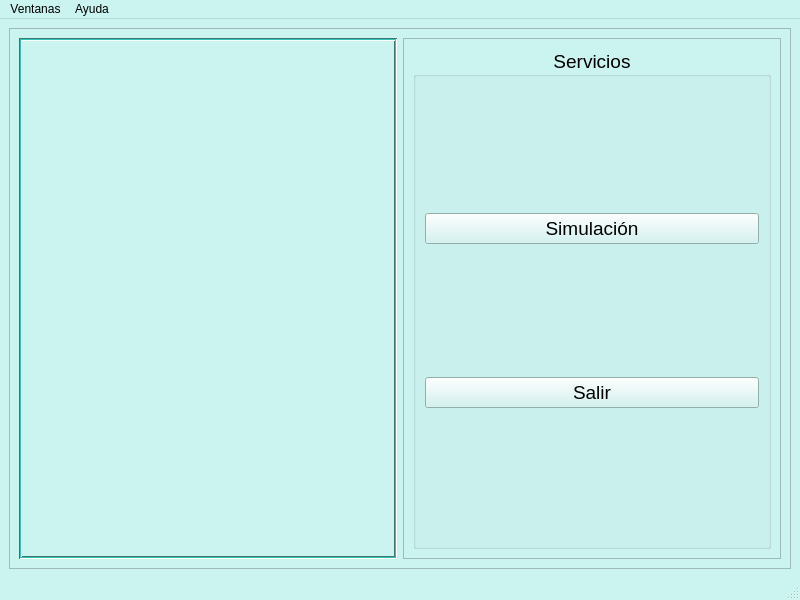
<?xml version="1.0" encoding="UTF-8"?>
<ui version="4.0">
 <class>MainWindow</class>
 <widget class="QMainWindow" name="MainWindow">
  <property name="geometry">
   <rect>
    <x>0</x>
    <y>0</y>
    <width>800</width>
    <height>600</height>
   </rect>
  </property>
  <property name="palette">
   <palette>
    <active>
     <colorrole role="WindowText">
      <brush brushstyle="SolidPattern">
       <color alpha="255">
        <red>0</red>
        <green>0</green>
        <blue>0</blue>
       </color>
      </brush>
     </colorrole>
     <colorrole role="Button">
      <brush brushstyle="SolidPattern">
       <color alpha="255">
        <red>203</red>
        <green>243</green>
        <blue>240</blue>
       </color>
      </brush>
     </colorrole>
     <colorrole role="Light">
      <brush brushstyle="SolidPattern">
       <color alpha="255">
        <red>255</red>
        <green>255</green>
        <blue>255</blue>
       </color>
      </brush>
     </colorrole>
     <colorrole role="Midlight">
      <brush brushstyle="SolidPattern">
       <color alpha="255">
        <red>203</red>
        <green>243</green>
        <blue>240</blue>
       </color>
      </brush>
     </colorrole>
     <colorrole role="Dark">
      <brush brushstyle="SolidPattern">
       <color alpha="255">
        <red>64</red>
        <green>117</green>
        <blue>113</blue>
       </color>
      </brush>
     </colorrole>
     <colorrole role="Mid">
      <brush brushstyle="SolidPattern">
       <color alpha="255">
        <red>46</red>
        <green>196</green>
        <blue>182</blue>
       </color>
      </brush>
     </colorrole>
     <colorrole role="Text">
      <brush brushstyle="SolidPattern">
       <color alpha="255">
        <red>0</red>
        <green>0</green>
        <blue>0</blue>
       </color>
      </brush>
     </colorrole>
     <colorrole role="BrightText">
      <brush brushstyle="SolidPattern">
       <color alpha="255">
        <red>255</red>
        <green>255</green>
        <blue>255</blue>
       </color>
      </brush>
     </colorrole>
     <colorrole role="ButtonText">
      <brush brushstyle="SolidPattern">
       <color alpha="255">
        <red>0</red>
        <green>0</green>
        <blue>0</blue>
       </color>
      </brush>
     </colorrole>
     <colorrole role="Base">
      <brush brushstyle="SolidPattern">
       <color alpha="255">
        <red>255</red>
        <green>255</green>
        <blue>255</blue>
       </color>
      </brush>
     </colorrole>
     <colorrole role="Window">
      <brush brushstyle="SolidPattern">
       <color alpha="255">
        <red>203</red>
        <green>243</green>
        <blue>240</blue>
       </color>
      </brush>
     </colorrole>
     <colorrole role="Shadow">
      <brush brushstyle="SolidPattern">
       <color alpha="255">
        <red>52</red>
        <green>58</green>
        <blue>64</blue>
       </color>
      </brush>
     </colorrole>
     <colorrole role="Highlight">
      <brush brushstyle="SolidPattern">
       <color alpha="255">
        <red>2</red>
        <green>196</green>
        <blue>183</blue>
       </color>
      </brush>
     </colorrole>
     <colorrole role="AlternateBase">
      <brush brushstyle="SolidPattern">
       <color alpha="255">
        <red>209</red>
        <green>247</green>
        <blue>244</blue>
       </color>
      </brush>
     </colorrole>
     <colorrole role="ToolTipBase">
      <brush brushstyle="SolidPattern">
       <color alpha="255">
        <red>255</red>
        <green>255</green>
        <blue>220</blue>
       </color>
      </brush>
     </colorrole>
     <colorrole role="ToolTipText">
      <brush brushstyle="SolidPattern">
       <color alpha="255">
        <red>0</red>
        <green>0</green>
        <blue>0</blue>
       </color>
      </brush>
     </colorrole>
     <colorrole role="PlaceholderText">
      <brush brushstyle="SolidPattern">
       <color alpha="128">
        <red>0</red>
        <green>0</green>
        <blue>0</blue>
       </color>
      </brush>
     </colorrole>
    </active>
    <inactive>
     <colorrole role="WindowText">
      <brush brushstyle="SolidPattern">
       <color alpha="255">
        <red>0</red>
        <green>0</green>
        <blue>0</blue>
       </color>
      </brush>
     </colorrole>
     <colorrole role="Button">
      <brush brushstyle="SolidPattern">
       <color alpha="255">
        <red>203</red>
        <green>243</green>
        <blue>240</blue>
       </color>
      </brush>
     </colorrole>
     <colorrole role="Light">
      <brush brushstyle="SolidPattern">
       <color alpha="255">
        <red>255</red>
        <green>255</green>
        <blue>255</blue>
       </color>
      </brush>
     </colorrole>
     <colorrole role="Midlight">
      <brush brushstyle="SolidPattern">
       <color alpha="255">
        <red>203</red>
        <green>243</green>
        <blue>240</blue>
       </color>
      </brush>
     </colorrole>
     <colorrole role="Dark">
      <brush brushstyle="SolidPattern">
       <color alpha="255">
        <red>64</red>
        <green>117</green>
        <blue>113</blue>
       </color>
      </brush>
     </colorrole>
     <colorrole role="Mid">
      <brush brushstyle="SolidPattern">
       <color alpha="255">
        <red>46</red>
        <green>196</green>
        <blue>182</blue>
       </color>
      </brush>
     </colorrole>
     <colorrole role="Text">
      <brush brushstyle="SolidPattern">
       <color alpha="255">
        <red>0</red>
        <green>0</green>
        <blue>0</blue>
       </color>
      </brush>
     </colorrole>
     <colorrole role="BrightText">
      <brush brushstyle="SolidPattern">
       <color alpha="255">
        <red>255</red>
        <green>255</green>
        <blue>255</blue>
       </color>
      </brush>
     </colorrole>
     <colorrole role="ButtonText">
      <brush brushstyle="SolidPattern">
       <color alpha="255">
        <red>0</red>
        <green>0</green>
        <blue>0</blue>
       </color>
      </brush>
     </colorrole>
     <colorrole role="Base">
      <brush brushstyle="SolidPattern">
       <color alpha="255">
        <red>255</red>
        <green>255</green>
        <blue>255</blue>
       </color>
      </brush>
     </colorrole>
     <colorrole role="Window">
      <brush brushstyle="SolidPattern">
       <color alpha="255">
        <red>203</red>
        <green>243</green>
        <blue>240</blue>
       </color>
      </brush>
     </colorrole>
     <colorrole role="Shadow">
      <brush brushstyle="SolidPattern">
       <color alpha="255">
        <red>52</red>
        <green>58</green>
        <blue>64</blue>
       </color>
      </brush>
     </colorrole>
     <colorrole role="Highlight">
      <brush brushstyle="SolidPattern">
       <color alpha="255">
        <red>2</red>
        <green>196</green>
        <blue>183</blue>
       </color>
      </brush>
     </colorrole>
     <colorrole role="AlternateBase">
      <brush brushstyle="SolidPattern">
       <color alpha="255">
        <red>209</red>
        <green>247</green>
        <blue>244</blue>
       </color>
      </brush>
     </colorrole>
     <colorrole role="ToolTipBase">
      <brush brushstyle="SolidPattern">
       <color alpha="255">
        <red>255</red>
        <green>255</green>
        <blue>220</blue>
       </color>
      </brush>
     </colorrole>
     <colorrole role="ToolTipText">
      <brush brushstyle="SolidPattern">
       <color alpha="255">
        <red>0</red>
        <green>0</green>
        <blue>0</blue>
       </color>
      </brush>
     </colorrole>
     <colorrole role="PlaceholderText">
      <brush brushstyle="SolidPattern">
       <color alpha="128">
        <red>0</red>
        <green>0</green>
        <blue>0</blue>
       </color>
      </brush>
     </colorrole>
    </inactive>
    <disabled>
     <colorrole role="WindowText">
      <brush brushstyle="SolidPattern">
       <color alpha="255">
        <red>64</red>
        <green>117</green>
        <blue>113</blue>
       </color>
      </brush>
     </colorrole>
     <colorrole role="Button">
      <brush brushstyle="SolidPattern">
       <color alpha="255">
        <red>203</red>
        <green>243</green>
        <blue>240</blue>
       </color>
      </brush>
     </colorrole>
     <colorrole role="Light">
      <brush brushstyle="SolidPattern">
       <color alpha="255">
        <red>255</red>
        <green>255</green>
        <blue>255</blue>
       </color>
      </brush>
     </colorrole>
     <colorrole role="Midlight">
      <brush brushstyle="SolidPattern">
       <color alpha="255">
        <red>203</red>
        <green>243</green>
        <blue>240</blue>
       </color>
      </brush>
     </colorrole>
     <colorrole role="Dark">
      <brush brushstyle="SolidPattern">
       <color alpha="255">
        <red>64</red>
        <green>117</green>
        <blue>113</blue>
       </color>
      </brush>
     </colorrole>
     <colorrole role="Mid">
      <brush brushstyle="SolidPattern">
       <color alpha="255">
        <red>46</red>
        <green>196</green>
        <blue>182</blue>
       </color>
      </brush>
     </colorrole>
     <colorrole role="Text">
      <brush brushstyle="SolidPattern">
       <color alpha="255">
        <red>64</red>
        <green>117</green>
        <blue>113</blue>
       </color>
      </brush>
     </colorrole>
     <colorrole role="BrightText">
      <brush brushstyle="SolidPattern">
       <color alpha="255">
        <red>255</red>
        <green>255</green>
        <blue>255</blue>
       </color>
      </brush>
     </colorrole>
     <colorrole role="ButtonText">
      <brush brushstyle="SolidPattern">
       <color alpha="255">
        <red>64</red>
        <green>117</green>
        <blue>113</blue>
       </color>
      </brush>
     </colorrole>
     <colorrole role="Base">
      <brush brushstyle="SolidPattern">
       <color alpha="255">
        <red>203</red>
        <green>243</green>
        <blue>240</blue>
       </color>
      </brush>
     </colorrole>
     <colorrole role="Window">
      <brush brushstyle="SolidPattern">
       <color alpha="255">
        <red>203</red>
        <green>243</green>
        <blue>240</blue>
       </color>
      </brush>
     </colorrole>
     <colorrole role="Shadow">
      <brush brushstyle="SolidPattern">
       <color alpha="255">
        <red>52</red>
        <green>58</green>
        <blue>64</blue>
       </color>
      </brush>
     </colorrole>
     <colorrole role="Highlight">
      <brush brushstyle="SolidPattern">
       <color alpha="255">
        <red>0</red>
        <green>120</green>
        <blue>215</blue>
       </color>
      </brush>
     </colorrole>
     <colorrole role="AlternateBase">
      <brush brushstyle="SolidPattern">
       <color alpha="255">
        <red>209</red>
        <green>247</green>
        <blue>244</blue>
       </color>
      </brush>
     </colorrole>
     <colorrole role="ToolTipBase">
      <brush brushstyle="SolidPattern">
       <color alpha="255">
        <red>255</red>
        <green>255</green>
        <blue>220</blue>
       </color>
      </brush>
     </colorrole>
     <colorrole role="ToolTipText">
      <brush brushstyle="SolidPattern">
       <color alpha="255">
        <red>0</red>
        <green>0</green>
        <blue>0</blue>
       </color>
      </brush>
     </colorrole>
     <colorrole role="PlaceholderText">
      <brush brushstyle="SolidPattern">
       <color alpha="128">
        <red>0</red>
        <green>0</green>
        <blue>0</blue>
       </color>
      </brush>
     </colorrole>
    </disabled>
   </palette>
  </property>
  <property name="windowTitle">
   <string>MainWindow</string>
  </property>
  <widget class="QWidget" name="centralwidget">
   <layout class="QGridLayout" name="gridLayout_3">
    <item row="0" column="0">
     <widget class="QFrame" name="frameGeneral">
      <property name="frameShape">
       <enum>QFrame::StyledPanel</enum>
      </property>
      <property name="frameShadow">
       <enum>QFrame::Raised</enum>
      </property>
      <layout class="QGridLayout" name="gridLayout_5">
       <item row="0" column="0">
        <widget class="QFrame" name="frame_izquierda">
         <property name="frameShape">
          <enum>QFrame::Box</enum>
         </property>
         <property name="frameShadow">
          <enum>QFrame::Sunken</enum>
         </property>
         <property name="lineWidth">
          <number>1</number>
         </property>
         <property name="midLineWidth">
          <number>1</number>
         </property>
         <layout class="QGridLayout" name="gridLayout_4"/>
        </widget>
       </item>
       <item row="0" column="1">
        <widget class="QFrame" name="frameDerecha">
         <property name="frameShape">
          <enum>QFrame::StyledPanel</enum>
         </property>
         <property name="frameShadow">
          <enum>QFrame::Raised</enum>
         </property>
         <layout class="QGridLayout" name="gridLayout">
          <item row="0" column="0">
           <widget class="QGroupBox" name="groupBoxServicios">
            <property name="font">
             <font>
              <family>Segoe UI</family>
              <pointsize>14</pointsize>
              <weight>50</weight>
              <bold>false</bold>
             </font>
            </property>
            <property name="title">
             <string>Servicios</string>
            </property>
            <property name="alignment">
             <set>Qt::AlignCenter</set>
            </property>
            <property name="flat">
             <bool>false</bool>
            </property>
            <property name="checkable">
             <bool>false</bool>
            </property>
            <layout class="QGridLayout" name="gridLayout_2">
             <item row="0" column="0">
              <widget class="QPushButton" name="pb_simulacion">
               <property name="text">
                <string>Simulación</string>
               </property>
               <property name="icon">
                <iconset>
                 <normaloff>../ui_utils/icons/FluentMdl2TestPlan.png</normaloff>../ui_utils/icons/FluentMdl2TestPlan.png</iconset>
               </property>
               <property name="checkable">
                <bool>false</bool>
               </property>
               <property name="autoDefault">
                <bool>false</bool>
               </property>
               <property name="default">
                <bool>false</bool>
               </property>
               <property name="flat">
                <bool>false</bool>
               </property>
              </widget>
             </item>
             <item row="1" column="0">
              <widget class="QPushButton" name="pb_salir">
               <property name="text">
                <string>Salir</string>
               </property>
              </widget>
             </item>
            </layout>
           </widget>
          </item>
         </layout>
        </widget>
       </item>
      </layout>
     </widget>
    </item>
   </layout>
  </widget>
  <widget class="QStatusBar" name="statusbar"/>
  <widget class="QMenuBar" name="menuBar">
   <property name="geometry">
    <rect>
     <x>0</x>
     <y>0</y>
     <width>800</width>
     <height>26</height>
    </rect>
   </property>
   <widget class="QMenu" name="menuVentanas">
    <property name="title">
     <string>Ventanas</string>
    </property>
    <addaction name="actionVentana_simulacion"/>
   </widget>
   <widget class="QMenu" name="menuAcerca">
    <property name="title">
     <string>Ayuda</string>
    </property>
    <addaction name="actionAcerca_de"/>
   </widget>
   <addaction name="menuVentanas"/>
   <addaction name="menuAcerca"/>
  </widget>
  <action name="accionAbrir_simulacion">
   <property name="text">
    <string>Simulación</string>
   </property>
   <property name="shortcutContext">
    <enum>Qt::WidgetShortcut</enum>
   </property>
  </action>
  <action name="actionSimulationWin">
   <property name="text">
    <string>Simulación</string>
   </property>
  </action>
  <action name="actionVentana_simulacion">
   <property name="text">
    <string>Simulación</string>
   </property>
  </action>
  <action name="actionAcerca_de">
   <property name="text">
    <string>Acerca de</string>
   </property>
  </action>
 </widget>
 <resources/>
 <connections/>
</ui>
